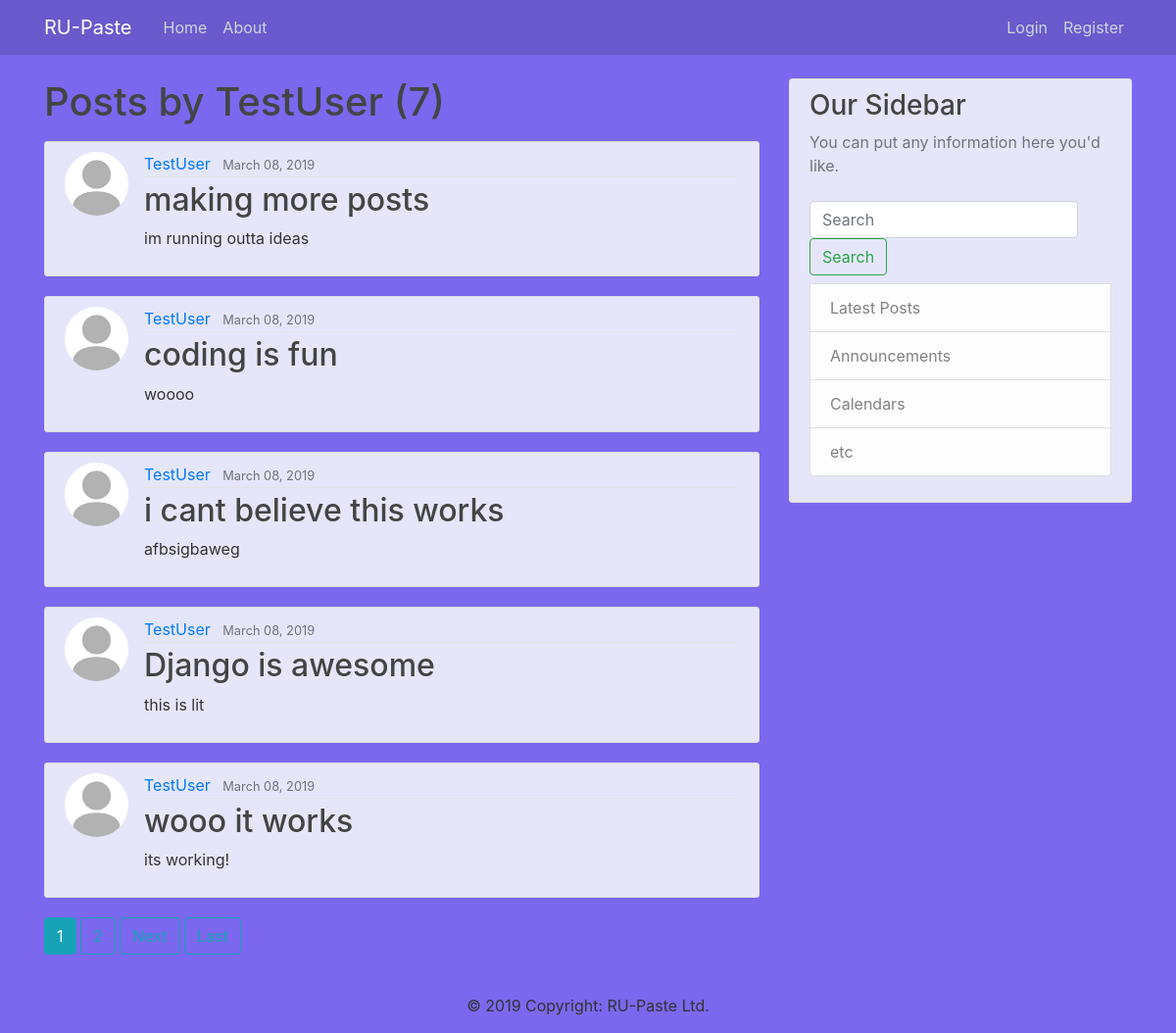
Page /user/TestUser on the earlier database version.
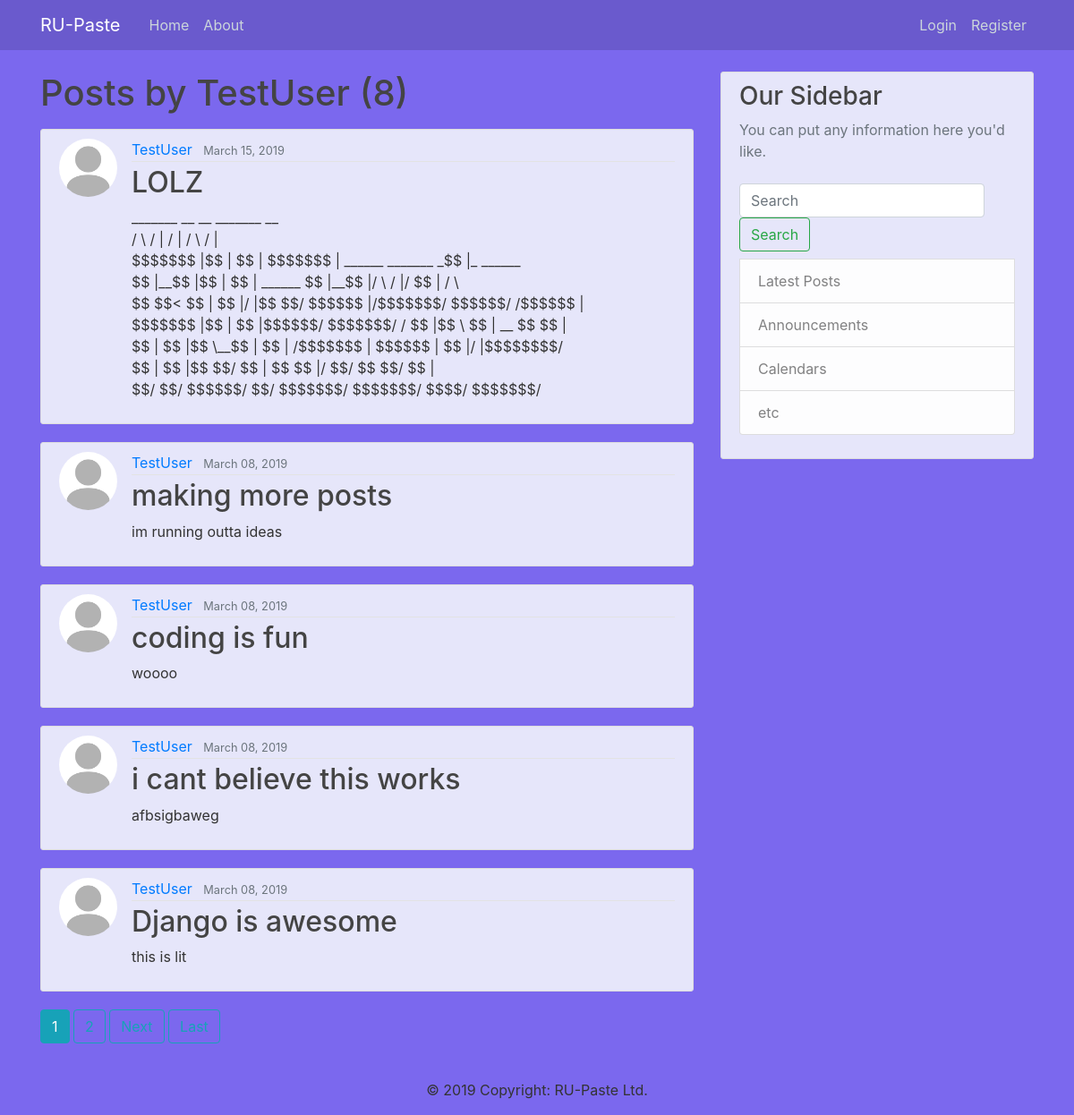
Same page on the later database version.
### blog/models.py (models this page shows, shortened)
class Post(models.Model):
    title = models.CharField(max_length=100)
    content = models.TextField()
    date_posted = models.DateTimeField(default=timezone.now)
    date_expired = models.DateTimeField( blank=True, null=True)
    private = models.BooleanField(default=False)
    author = models.ForeignKey(User, on_delete=models.CASCADE)

### users/models.py (models this page shows, shortened)
class Profile(models.Model):
    user = models.OneToOneField(User, on_delete=models.CASCADE)
    image = models.ImageField(default='default.jpg', upload_to='profile_pics')

### blog/views.py (the view)
# urls.py: path('user/<str:username>', UserPostListView.as_view(), name='user-posts'),
class UserPostListView(ListView):
    model = Post
    template_name= 'blog/user_posts.html'
    context_object_name = 'posts'
    paginate_by = 5
    def get_queryset(self):
        user = get_object_or_404(User, username=self.kwargs.get('username'))
        if self.request.user == user:
            return Post.objects.filter(Q(author=user)).order_by('-date_posted')
        return Post.objects.filter(Q(author=user)&Q(private=0)).order_by('-date_posted')

### blog/templates/blog/user_posts.html (shortened to what this page needs)
{% extends "blog/base.html" %}
{% block content %}
  <h1 class="mb-3">Posts by {{ view.kwargs.username }} ({{ page_obj.paginator.count }}) </h1>
    {% for post in posts %}
        <article class="media content-section">
          <img class="rounded-circle article-img" src="{{ post.author.profile.image.url }}">
          <div class="media-body">
            <div class="article-metadata">
              <a class="mr-2" href="{% url 'user-posts' post.author.username %}">{{ post.author }}</a>
              <small class="text-muted">{{ post.date_posted|date:"F d, Y" }}</small>
            </div>
            <h2><a class="article-title" href="{% url 'post-detail' post.id %}">{{ post.title }}</a></h2>
            <p class="article-content">{{ post.content }}</p>
          </div>
        </article>
    {% endfor %}
    {% if is_paginated %}
      {% for num in page_obj.paginator.page_range %}
        {% if page_obj.number == num %}
          <a class="btn btn-info mb-4" href="?page={{ num }}">{{ num }}</a>
        {% elif num > page_obj.number|add:'-3'  and num < page_obj.number|add:'3' %}
          <a class="btn btn-outline-info mb-4" href="?page={{ num }} ">{{ num }}</a>
        {%  endif %}
      {% endfor %}
      {% if page_obj.has_next %}
        <a class="btn btn-outline-info mb-4" href="?page={{ page_obj.next_page_number }}">Next</a>
        <a class="btn btn-outline-info mb-4" href="?page={{ page_obj.paginator.num_pages }}">Last</a>
      {% endif %}
    {% endif %}
{% endblock content%}

### blog/templates/blog/base.html (shortened to what this page needs)
{% load static %}
<!DOCTYPE html>
<html>
<head>
    <link rel="stylesheet" href="https://stackpath.bootstrapcdn.com/bootstrap/4.3.1/css/bootstrap.min.css">
    <link rel="stylesheet" type="text/css" href="{% static 'blog/main.css' %}">
</head>
<body>
    <header class="site-header">
      <nav class="navbar navbar-expand-md navbar-dark bg-steel fixed-top">
        <div class="container">
          <a class="navbar-brand mr-4" href="{% url 'blog-home' %}">RU-Paste</a>
          <div class="collapse navbar-collapse" id="navbarToggle">
            <div class="navbar-nav mr-auto">
              <a class="nav-item nav-link" href="{% url 'blog-home' %}">Home</a>
              <a class="nav-item nav-link" href="{% url 'blog-about' %}">About</a>
            </div>
            <div class="navbar-nav">
              {% if user.is_authenticated %}
                <a class="nav-item nav-link" href="{% url 'post-create' %}">New Paste</a>
                <a class="nav-item nav-link" href="{% url 'upload-file' %}">Upload File</a>
                <a class="nav-item nav-link" href="{% url 'profile' %}">Profile</a>
                <a class="nav-item nav-link" href="{% url 'logout' %}">Logout</a>
              {% else %}
                <a class="nav-item nav-link" href="{% url 'login' %}">Login</a>
                <a class="nav-item nav-link" href="{% url 'register' %}">Register</a>
              {% endif %}
            </div>
          </div>
        </div>
      </nav>
    </header>
    <main role="main" class="container">
      <div class="row">
        <div class="col-md-8">
          {% block content %}{% endblock %}
        </div>
        <div class="col-md-4">
          <div class="content-section">
            <h3>Our Sidebar</h3>
            <p class='text-muted'>You can put any information here you'd like.
              <ul class="list-group">
                <form method='GET' action='' class="form-inline my-2 my-lg-2">
                  <input name='search' class="form-control mr-sm-2" type="search" placeholder="Search" aria-label="Search">
                  <button class="btn btn-outline-success my-2 my-sm-0" type="submit" value>Search</button>
                </form>
                <li class="list-group-item list-group-item-light">Latest Posts</li>
                <li class="list-group-item list-group-item-light">Announcements</li>
                <li class="list-group-item list-group-item-light">Calendars</li>
                <li class="list-group-item list-group-item-light">etc</li>
              </ul>
            </p>
          </div>
        </div>
      </div>
    </main>
    <div class="footer-copyright text-center py-3">© 2019 Copyright:
      <a>RU-Paste Ltd.</a>
    </div>
</body>
</html>

### blog/static/blog/main.css (style rules this page uses)
body { background: #7B68EE; color: #333333; margin-top: 5rem; }
h1, h2, h3, h4, h5, h6 { color: #444444; }
ul { margin: 0; }
.bg-steel { background-color: #6A5ACD; }
.site-header .navbar-nav .nav-link { color: #cbd5db; }
.content-section { background: #E6E6FA; padding: 10px 20px; border: 1px solid #dddddd; border-radius: 3px; margin-bottom: 20px; }
.article-title { color: #444444; }
.article-content { white-space: pre-line; }
.article-img { height: 65px; width: 65px; margin-right: 16px; }
.article-metadata { padding-bottom: 1px; margin-bottom: 4px; border-bottom: 1px solid #e3e3e3 }

Differences in the rows shown:
no longer on this page (row unchanged): Post: author.profile.image (placeholder picture), author "TestUser", date_posted "March 08, 2019", title "wooo it works", content "its working!"
added Post: author.profile.image (placeholder picture), author "TestUser", date_posted "March 15, 2019", title "LOLZ", content "_______ __ __ _______ __ / \\ / | / | / \\ / | $$$$$$$ |$$ | $$ | $$$$$$$ | ______ _______ _$$ |_ ______ $$ |__$$ |$$ | $$ | ______ $$ |__$$ |/ \\ / |/ $$ | / \\ $$ $$< $$ | $$ |/ |$$ $$/ $$$$$$ |/$$$$$$$/ $$$$$$/ /$$$$$$ | $$$$$$$ |$$ | $$ |$$$$$$/ $$$$$$$/ / $$ |$$ \\ $$ | __ $$ $$ | $$ | $$ |$$ \\__$$ | $$ | /$$$$$$$ | $$$$$$ | $$ |/ |$$$$$$$$/ $$ | $$ |$$ $$/ $$ | $$ $$ |/ $$/ $$ $$/ $$ | $$/ $$/ $$$$$$/ $$/ $$$$$$$/ $$$$$$$/ $$$$/ $$$$$$$/"
Other differences:
{{ page_obj.paginator.count }}: "7" → "8"
